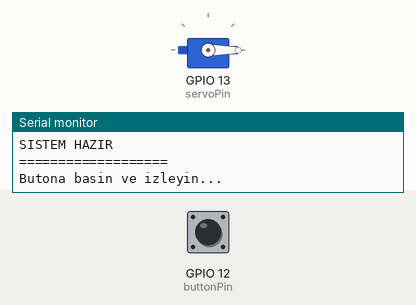
A sketch run on a simulated ESP32. Shown: servo, the last lines printed to the serial monitor. The inputs (shaded band) are chosen by the test bench; at power-on: GPIO 12 (buttonPin) HIGH. WiFi joins after 1.5 s; servers stay silent unless stated; uploads are accepted with an empty reply.

Above: at 3.9 s.
4.0 s: GPIO 12 (buttonPin) pulled LOW for 0.15 s
At 4.8 s:
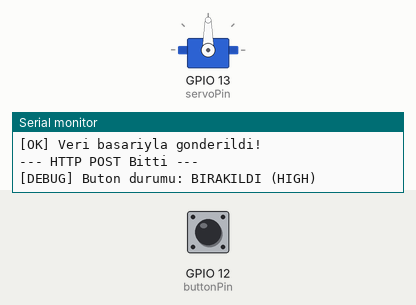
5.6 s: GPIO 12 (buttonPin) pulled LOW for 1 s
At 6.1 s:
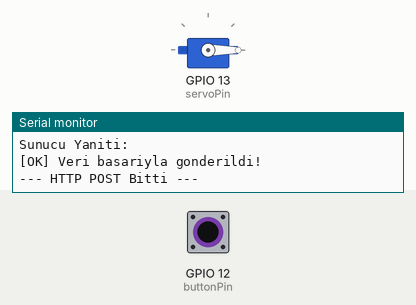
8.1 s: GPIO 12 (buttonPin) pulled LOW for 3.2 s
At 9.2 s:
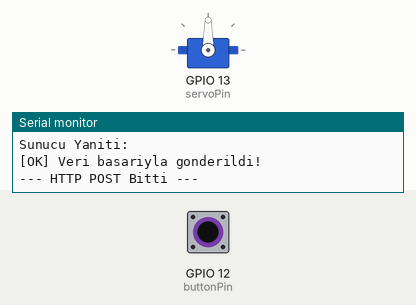
Timing chart, 0 to 11.1 s (numbered marks = the images above; inputs shaded):
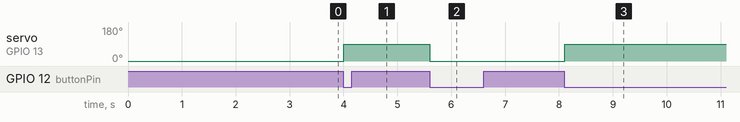

Measured:
- after the input at 4.0 s, servo on GPIO 13 (servoPin): 0° → 90° at once
- after the input at 5.6 s, servo on GPIO 13 (servoPin): 90° → 0° at once
- after the input at 8.1 s, servo on GPIO 13 (servoPin): 0° → 90° at once

The sketch:

arduino.ino
```cpp
#include <ESP32Servo.h>
#include <WiFi.h>
#include <HTTPClient.h>

// ===== BURAYA KENDI BİLGİLERİNİZİ YAZIN =====
const char* ssid = "Airties_Air4960R_83FP-2.4G";           // WiFi adınız
const char* password = "rckyyf7849";            // WiFi şifreniz
const char* serverURL = "http://192.168.111.16:5000/api/door-status";
// ============================================

Servo myServo;
const int servoPin = 13;
const int buttonPin = 12;

bool servoState = false;
bool lastButtonState = HIGH;

void setup() {
  // Serial başlat - MUTLAKA 115200 olmalı
  Serial.begin(115200);
  delay(1000);

  Serial.println("\n\n===================");
  Serial.println("ESP32 BASLATILIYOR");
  Serial.println("===================\n");

  // Servo kurulumu
  Serial.println("1. Servo baglaniyor...");
  myServo.attach(servoPin);
  myServo.write(0);
  Serial.println("   [OK] Servo hazir (0 derece)");

  // Buton kurulumu
  Serial.println("2. Buton pini ayarlaniyor...");
  pinMode(buttonPin, INPUT_PULLUP);  // Internal pull-up aktif
  Serial.println("   [OK] Buton hazir");

  // WiFi bağlantısı
  Serial.println("3. WiFi'ye baglaniyor...");
  Serial.print("   SSID: ");
  Serial.println(ssid);

  WiFi.begin(ssid, password);

  int attempts = 0;
  while (WiFi.status() != WL_CONNECTED && attempts < 20) {
    delay(500);
    Serial.print(".");
    attempts++;
  }

  Serial.println();

  if (WiFi.status() == WL_CONNECTED) {
    Serial.println("   [OK] WiFi baglandi!");
    Serial.print("   IP Adresi: ");
    Serial.println(WiFi.localIP());
    Serial.print("   Sinyal Gucu: ");
    Serial.print(WiFi.RSSI());
    Serial.println(" dBm");
  } else {
    Serial.println("   [HATA] WiFi baglanamiyor!");
    Serial.println("   WiFi adi ve sifresini kontrol edin!");
  }

  Serial.println("\n4. Sunucuya ilk veri gonderiliyor...");
  if (WiFi.status() == WL_CONNECTED) {
    sendDoorStatus("kapali");
  }

  Serial.println("\n===================");
  Serial.println("SISTEM HAZIR");
  Serial.println("===================\n");
  Serial.println("Butona basin ve izleyin...\n");
}

void loop() {
  bool buttonState = digitalRead(buttonPin);

  // Debug: Buton durumunu göster (sadece değiştiğinde)
  static bool lastPrintedState = HIGH;
  if (buttonState != lastPrintedState) {
    Serial.print("[DEBUG] Buton durumu: ");
    Serial.println(buttonState == LOW ? "BASILDI (LOW)" : "BIRAKILDI (HIGH)");
    lastPrintedState = buttonState;
  }

  // Butona basıldı mı? (HIGH'dan LOW'a geçiş)
  if (lastButtonState == HIGH && buttonState == LOW) {
    Serial.println("\n>>> BUTON ALGILANDI! <<<");

    servoState = !servoState;

    if (servoState) {
      Serial.println("-> Servo 90 dereceye donuyor...");
      myServo.write(90);
      Serial.println("-> Kapi ACILDI");
      sendDoorStatus("acik");
    } else {
      Serial.println("-> Servo 0 dereceye donuyor...");
      myServo.write(0);
      Serial.println("-> Kapi KAPANDI");
      sendDoorStatus("kapali");
    }

    delay(300); // Debounce
  }

  lastButtonState = buttonState;
}

void sendDoorStatus(String status) {
  Serial.println("\n--- HTTP POST Basliyor ---");

  if (WiFi.status() != WL_CONNECTED) {
    Serial.println("[HATA] WiFi baglantisi yok!");
    Serial.println("WiFi yeniden baglaniyor...");
    WiFi.reconnect();
    delay(3000);
    return;
  }

  HTTPClient http;

  Serial.print("Sunucu: ");
  Serial.println(serverURL);

  http.begin(serverURL);
  http.addHeader("Content-Type", "application/json");
  http.setTimeout(5000); // 5 saniye timeout

  // JSON verisi hazırla
  String jsonData = "{\"durum\":\"" + status + "\",\"zaman\":\"" + String(millis()) + "\"}";
  Serial.print("Gonderilen veri: ");
  Serial.println(jsonData);

  // POST isteği gönder
  int httpResponseCode = http.POST(jsonData);

  Serial.print("HTTP Yanit Kodu: ");
  Serial.println(httpResponseCode);

  if (httpResponseCode > 0) {
    String response = http.getString();
    Serial.print("Sunucu Yaniti: ");
    Serial.println(response);
    Serial.println("[OK] Veri basariyla gonderildi!");
  } else {
    Serial.println("[HATA] HTTP istegi basarisiz!");
    Serial.print("Hata kodu: ");
    Serial.println(httpResponseCode);

    if (httpResponseCode == -1) {
      Serial.println("-> Sunucu acik degil veya IP adresi yanlis!");
    } else if (httpResponseCode == -11) {
      Serial.println("-> Baglanti zaman asimi!");
    }
  }

  http.end();
  Serial.println("--- HTTP POST Bitti ---\n");
}
```
